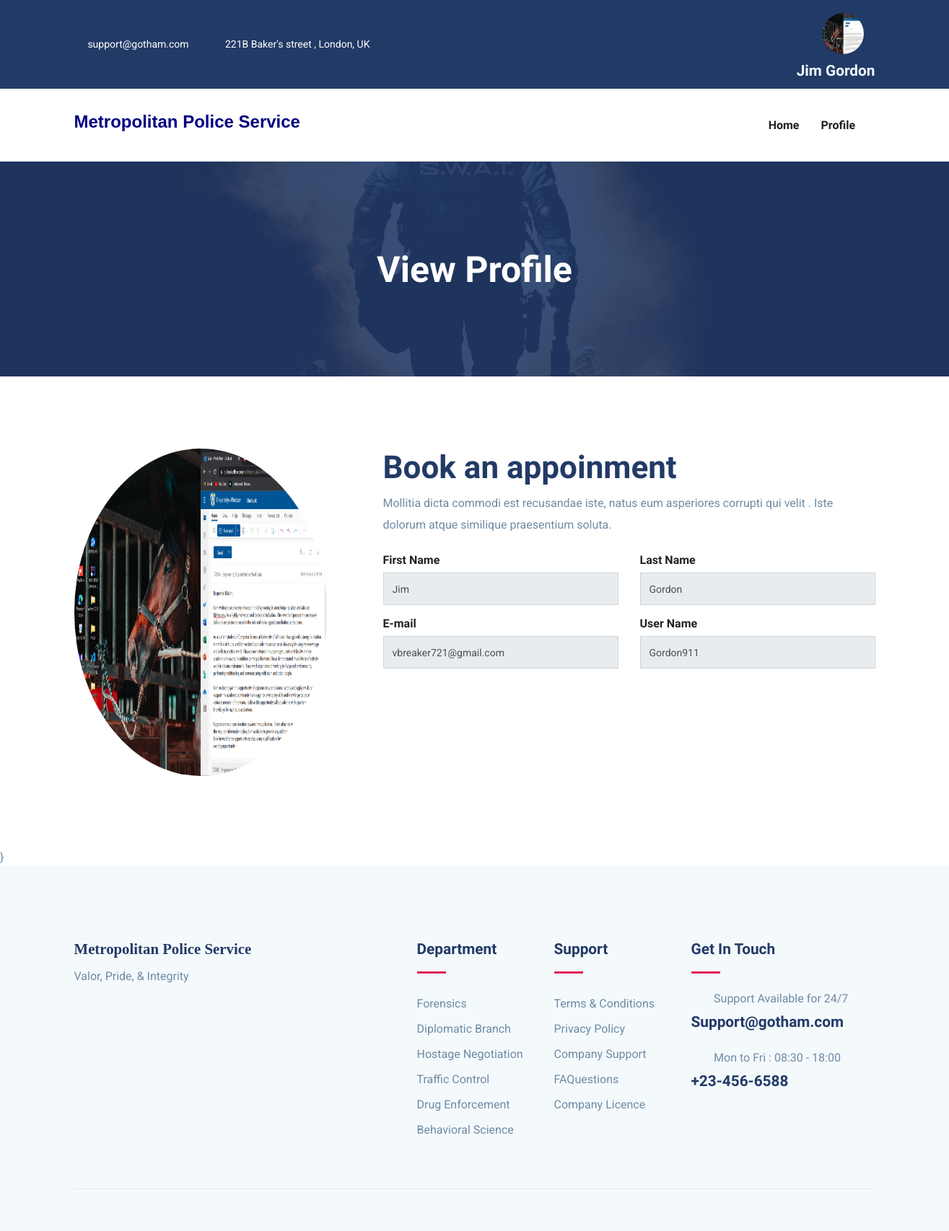
Screenshot of /Inspector/ins-view-profile/ (signed in) with the database file from the repository.
### Inspector/models.py (models this page shows, shortened)
class Ins(models.Model):
    fname = models.CharField(max_length=50)
    lname = models.CharField(max_length=50)
    user_id = models.CharField(max_length=20, unique=True)
    password = models.CharField(max_length=10)
    email = models.EmailField(unique=True)
    pic = models.FileField(upload_to = 'Profile', default='default.jpg')

### Inspector/views.py (the view)
# urls.py: path('ins-view-profile/',views.ins_view_profile,name='ins-view-profile'),
def ins_view_profile(request):
    ins = Ins.objects.get(email=request.session['email'])
    return render(request,'ins-view-profile.html',{'ins':ins})

### Inspector/templates/ins-view-profile.html (shortened to what this page needs)
{% extends 'ins-header.html' %}
{% block content %}
{% load static %}
<section class="page-title back-9550">
	<div class="container">
	  <div class="row">
		<div class="col-md-12">
		  <div class="block text-center">
			<h1 class="text-capitalize mb-5 text-lg">View Profile</h1>
		  </div>
		</div>
	  </div>
	</div>
  </section>
<section class="section doctor-single">
	<div class="container">
		<div class="row">
			<div class="col-lg-4 col-md-6">
				<div class="doctor-img-block">
          <img src="{{ins.pic.url}}" alt="image placeholder" class="img-flins w-100" style="border-radius:50%; width:5cm; height:12cm;">
				</div>
			</div>
			<div class="col-lg-8">
                <div class="appoinment-wrap mt-5 mt-lg-0 pl-lg-5">
                 <h2 class="mb-2 title-color">Book an appoinment</h2>
                 <p class="mb-4">Mollitia dicta commodi est recusandae iste, natus eum asperiores corrupti qui velit . Iste dolorum atque similique praesentium soluta.</p>
                        <div class="row">
                            <div class="col-lg-6">
                                <div class="form-group">
                                    <h6>First Name</h6>
                                    <input name="fname" type="text" class="form-control" disabled value = '{{ins.fname}}'>
                                </div>
                            </div>
                            <div class="col-lg-6">
                                <div class="form-group">
                                    <h6>Last Name</h6>
                                    <input name="lname" type="text" class="form-control" disabled value ='{{ins.lname}}' >
                                </div>
                            </div>
                             <div class="col-lg-6">
                                <div class="form-group">
                                    <h6>E-mail</h6>
                                    <input name="email" type="email" class="form-control" disabled value ='{{ins.email}}'>
                                </div>
                            </div>
                            <div class="col-lg-6">
                                <div class="form-group">
                                    <h6>User Name</h6>
                                    <input name="user_id" type="text" class="form-control" disabled value ='{{ins.user_id}}' >
                                </div>
                            </div>
                        </div>
                 </div>
		</div>
	</div>
</section>
{% endblock %}

### Inspector/templates/ins-header.html (shortened to what this page needs)
{% load static %}
<!DOCTYPE html>
<html lang="zxx">
<head>
  <link rel="stylesheet" href="{% static 'plugins/bootstrap/css/bootstrap.min.css' %}">
  <link rel="stylesheet" href="{% static 'plugins/icofont/icofont.min.css' %}">
  <link rel="stylesheet" href="{% static 'plugins/slick-carousel/slick/slick.css' %}">
  <link rel="stylesheet" href="{% static 'plugins/slick-carousel/slick/slick-theme.css' %}">
  <link rel="stylesheet" href="{% static 'css/style.css' %}">
</head>
<body id="top">
<header>
	<div class="header-top-bar">
		<div class="container">
			<div class="row align-items-center">
				<div class="col-lg-6">
					<ul class="top-bar-info list-inline-item pl-0 mb-0">
						<li class="list-inline-item"><a href="mailto:support@gmail.com"><i class="icofont-support-faq mr-2"></i>support@gotham.com</a></li>
						<li class="list-inline-item"><i class="icofont-location-pin mr-2"></i>221B Baker's street , London, UK </li>
					</ul>
				</div>
				<div class="col-lg-6">
					<div class="text-lg-right top-right-bar mt-2 mt-lg-0">
						<a class="nav-link active" href="">
							{% if ins.pic.url %}
							<img src="{{ins.pic.url}}" alt = "image placeholder" style = "border-radius: 3cm; height : 1.5cm ; width : 1.5cm;">
							{% else %}
							<img src="{% static 'default.jpg' %}" alt = "image placeholder" style = "border-radius: 3cm; height : 1.5cm ; width : 1.5cm;">
							{% endif %}
						</a>
						<span class="h4" style = "color:aliceblue">{{ins.fname}} {{ins.lname}}</span>
					</div>
				</div>
			</div>
		</div>
	</div>
	<nav class="navbar navbar-expand-lg navigation" id="navbar">
		<div class="container">
				<h3 style = "font-family: sans-serif; color : navy">Metropolitan Police Service</h3>
		  <div class="collapse navbar-collapse" id="navbarmain">
			<ul class="navbar-nav ml-auto">
			  <li class="nav-item active">
				<a class="nav-link active" href="{% url 'ins-index' %}">
					<span class="nav-link-text">Home</span>
				  </a>
			  </li>
              <li class="nav-item dropdown">
				<a class="nav-link dropdown-toggle" href="#" id="dropdown03" data-toggle="dropdown" aria-haspopup="true" aria-expanded="false">Profile<i class="icofont-thin-down"></i></a>
			  </li>
			</ul>
		  </div>
		</div>
	</nav>
</header>
{% block content %}
{% endblock %}}
<footer class="footer section gray-bg">
	<div class="container">
		<div class="row">
			<div class="col-lg-4 mr-auto col-sm-6">
				<div class="widget mb-5 mb-lg-0">
					<h4 style = " font-family:fantasy ;">Metropolitan Police Service</h4>
					<p>Valor, Pride, & Integrity</p>
					<ul class="list-inline footer-socials mt-4">
						<li class="list-inline-item"><i class="icofont-facebook"></i></li>
						<li class="list-inline-item"><i class="icofont-twitter"></i></li>
						<li class="list-inline-item"><i class="icofont-linkedin"></i></li>
					</ul>
				</div>
			</div>
			<div class="col-lg-2 col-md-6 col-sm-6">
				<div class="widget mb-5 mb-lg-0">
					<h4 class="text-capitalize mb-3">Department</h4>
					<div class="divider mb-4"></div>
					<ul class="list-unstyled footer-menu lh-35">
						<li>Forensics</li>
						<li>Diplomatic Branch</li>
						<li>Hostage Negotiation</li>
						<li>Traffic Control</li>
						<li>Drug Enforcement</li>
						<li>Behavioral Science</li>
					</ul>
				</div>
			</div>
			<div class="col-lg-2 col-md-6 col-sm-6">
				<div class="widget mb-5 mb-lg-0">
					<h4 class="text-capitalize mb-3">Support</h4>
					<div class="divider mb-4"></div>
					<ul class="list-unstyled footer-menu lh-35">
						<li><a href="#">Terms & Conditions</a></li>
						<li><a href="#">Privacy Policy</a></li>
						<li><a href="#">Company Support </a></li>
						<li><a href="#">FAQuestions</a></li>
						<li><a href="#">Company Licence</a></li>
					</ul>
				</div>
			</div>
			<div class="col-lg-3 col-md-6 col-sm-6">
				<div class="widget widget-contact mb-5 mb-lg-0">
					<h4 class="text-capitalize mb-3">Get in Touch</h4>
					<div class="divider mb-4"></div>
					<div class="footer-contact-block mb-4">
						<div class="icon d-flex align-items-center">
							<i class="icofont-email mr-3"></i>
							<span class="h6 mb-0">Support Available for 24/7</span>
						</div>
						<h4 class="mt-2">Support@gotham.com</a></h4>
					</div>
					<div class="footer-contact-block">
						<div class="icon d-flex align-items-center">
							<i class="icofont-support mr-3"></i>
							<span class="h6 mb-0">Mon to Fri : 08:30 - 18:00</span>
						</div>
						<h4 class="mt-2">+23-456-6588</h4>
					</div>
				</div>
			</div>
		</div>
		<div class="footer-btm py-4 mt-5">
		</div>
	</div>
</footer>
  </body>
  </html>

### myapp/static/css/style.css (style rules this page uses)
html { overflow-x: hidden; }
body { line-height: 1.6; font-family: "Roboto", sans-serif; -webkit-font-smoothing: antialiased; font-size: 16px; color: #6F8BA4; font-weight: 400; }
h1, .h1, h2, .h2, h3, .h3, h4, .h4, h5, .h5, h6, .h6 { font-family: "Exo", sans-serif; font-weight: 700; color: #222; }
h1, .h1 { font-size: 2.5rem; }
h2, .h2 { font-size: 44px; }
h3, .h3 { font-size: 1.5rem; }
h4, .h4 { font-size: 1.3rem; line-height: 30px; }
h6, .h6 { font-size: 1rem; }
p { line-height: 30px; }
input[type="email"], input[type="password"], input[type="text"], input[type="tel"] { box-shadow: none; height: 45px; outline: none; font-size: 14px; }
.form-control { box-shadow: none; border-radius: 0; }
.section { padding: 100px 0; }
.text-lg { font-size: 3.75rem; }
a { color: #222; text-decoration: none; transition: all .35s ease; }
.page-title { padding: 120px 0px 70px 0px; position: relative; }
.page-title .block h1 { color: #fff; }
.title-color { color: #223a66; }
.text-lg { font-size: 50px; }
.gray-bg { background: #f4f9fc; }
#navbarmain { padding: 20px 0px; }
#navbarmain .nav-link { font-weight: 600; padding: 10px 15px; color: #222; font-family: "Exo", sans-serif; text-transform: capitalize; font-size: 16px; transition: all .25s ease; }
.dropdown-toggle::after { display: none; }
.header-top-bar { background: #223a66; font-size: 14px; padding: 10px 0px; box-shadow: 0 1px 2px rgba(0, 0, 0, 0.05); color: #fff; }
.top-bar-info li a { color: #fff; margin-right: 20px; }
.back-9550 { background: url("../images/bg/swat.jpg") no-repeat 50% 50%; background-size: cover; position: relative; }
.divider { width: 40px; height: 5px; background: #e12454; }
.lh-35 { line-height: 35px; }
.footer { padding-bottom: 10px; }
.widget .divider { height: 3px; }
.widget h4 { color: #223a66; }
.widget .footer-menu a { color: #6F8BA4; }
.footer-contact-block span { font-weight: 400; color: #6F8BA4; }
.footer-contact-block i { font-size: 20px; }
.footer-btm { border-top: 1px solid rgba(0, 0, 0, 0.06); }

### rows the page displays
Ins: pic (picture), fname "Jim", lname "Gordon", email "vbreaker721@gmail.com", user_id "Gordon911"
